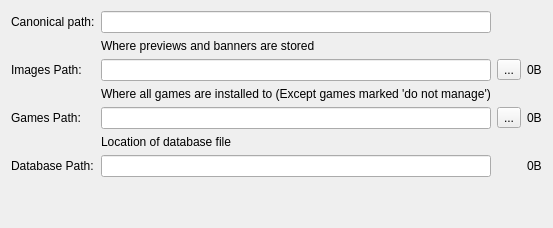
     <widget class="QWidget" name="settingsPaths">
      <layout class="QGridLayout" name="gridLayout_3">
       <item row="7" column="1">
        <widget class="QLineEdit" name="databasePath">
         <property name="sizePolicy">
          <sizepolicy hsizetype="Minimum" vsizetype="Fixed">
           <horstretch>0</horstretch>
           <verstretch>0</verstretch>
          </sizepolicy>
         </property>
         <property name="readOnly">
          <bool>true</bool>
         </property>
        </widget>
       </item>
       <item row="2" column="2">
        <widget class="QToolButton" name="setPreviewPath">
         <property name="sizePolicy">
          <sizepolicy hsizetype="Maximum" vsizetype="Fixed">
           <horstretch>0</horstretch>
           <verstretch>0</verstretch>
          </sizepolicy>
         </property>
         <property name="text">
          <string>...</string>
         </property>
        </widget>
       </item>
       <item row="4" column="0">
        <widget class="QLabel" name="label_2">
         <property name="sizePolicy">
          <sizepolicy hsizetype="Maximum" vsizetype="Preferred">
           <horstretch>0</horstretch>
           <verstretch>0</verstretch>
          </sizepolicy>
         </property>
         <property name="text">
          <string>Games Path:</string>
         </property>
        </widget>
       </item>
       <item row="4" column="3">
        <widget class="QLabel" name="gamesSizeLabel">
         <property name="sizePolicy">
          <sizepolicy hsizetype="Maximum" vsizetype="Preferred">
           <horstretch>0</horstretch>
           <verstretch>0</verstretch>
          </sizepolicy>
         </property>
         <property name="text">
          <string>0B</string>
         </property>
        </widget>
       </item>
       <item row="7" column="0">
        <widget class="QLabel" name="label_3">
         <property name="sizePolicy">
          <sizepolicy hsizetype="Maximum" vsizetype="Preferred">
           <horstretch>0</horstretch>
           <verstretch>0</verstretch>
          </sizepolicy>
         </property>
         <property name="text">
          <string>Database Path:</string>
         </property>
        </widget>
       </item>
       <item row="3" column="1">
        <widget class="QLabel" name="label_5">
         <property name="sizePolicy">
          <sizepolicy hsizetype="Preferred" vsizetype="Maximum">
           <horstretch>0</horstretch>
           <verstretch>0</verstretch>
          </sizepolicy>
         </property>
         <property name="text">
          <string>Where all games are installed to (Except games marked 'do not manage')</string>
         </property>
        </widget>
       </item>
       <item row="2" column="1">
        <widget class="QLineEdit" name="imagesPath">
         <property name="sizePolicy">
          <sizepolicy hsizetype="Minimum" vsizetype="Fixed">
           <horstretch>0</horstretch>
           <verstretch>0</verstretch>
          </sizepolicy>
         </property>
        </widget>
       </item>
       <item row="4" column="1">
        <widget class="QLineEdit" name="gamePath">
         <property name="sizePolicy">
          <sizepolicy hsizetype="Minimum" vsizetype="Fixed">
           <horstretch>0</horstretch>
           <verstretch>0</verstretch>
          </sizepolicy>
         </property>
        </widget>
       </item>
       <item row="2" column="3">
        <widget class="QLabel" name="imagesSizeLabel">
         <property name="sizePolicy">
          <sizepolicy hsizetype="Maximum" vsizetype="Preferred">
           <horstretch>0</horstretch>
           <verstretch>0</verstretch>
          </sizepolicy>
         </property>
         <property name="text">
          <string>0B</string>
         </property>
        </widget>
       </item>
       <item row="5" column="1">
        <widget class="QLabel" name="label_6">
         <property name="sizePolicy">
          <sizepolicy hsizetype="Preferred" vsizetype="Maximum">
           <horstretch>0</horstretch>
           <verstretch>0</verstretch>
          </sizepolicy>
         </property>
         <property name="text">
          <string>Location of database file</string>
         </property>
         <property name="textFormat">
          <enum>Qt::AutoText</enum>
         </property>
         <property name="margin">
          <number>0</number>
         </property>
         <property name="indent">
          <number>-1</number>
         </property>
        </widget>
       </item>
       <item row="1" column="1">
        <widget class="QLabel" name="label_4">
         <property name="sizePolicy">
          <sizepolicy hsizetype="Minimum" vsizetype="Maximum">
           <horstretch>0</horstretch>
           <verstretch>0</verstretch>
          </sizepolicy>
         </property>
         <property name="text">
          <string>Where previews and banners are stored</string>
         </property>
        </widget>
       </item>
       <item row="8" column="1">
        <spacer name="verticalSpacer">
         <property name="orientation">
          <enum>Qt::Vertical</enum>
         </property>
         <property name="sizeHint" stdset="0">
          <size>
           <width>20</width>
           <height>40</height>
          </size>
         </property>
        </spacer>
       </item>
       <item row="4" column="2">
        <widget class="QToolButton" name="setGamePath">
         <property name="sizePolicy">
          <sizepolicy hsizetype="Maximum" vsizetype="Fixed">
           <horstretch>0</horstretch>
           <verstretch>0</verstretch>
          </sizepolicy>
         </property>
         <property name="text">
          <string>...</string>
         </property>
        </widget>
       </item>
       <item row="2" column="0">
        <widget class="QLabel" name="label">
         <property name="sizePolicy">
          <sizepolicy hsizetype="Maximum" vsizetype="Preferred">
           <horstretch>0</horstretch>
           <verstretch>0</verstretch>
          </sizepolicy>
         </property>
         <property name="text">
          <string>Images Path:</string>
         </property>
        </widget>
       </item>
       <item row="0" column="0">
        <widget class="QLabel" name="canonicalPathLabel">
         <property name="text">
          <string>Canonical path:</string>
         </property>
        </widget>
       </item>
       <item row="0" column="1">
        <widget class="QLineEdit" name="canonicalPath">
         <property name="readOnly">
          <bool>true</bool>
         </property>
        </widget>
       </item>
       <item row="7" column="3">
        <widget class="QLabel" name="databaseSizeLabel">
         <property name="sizePolicy">
          <sizepolicy hsizetype="Maximum" vsizetype="Preferred">
           <horstretch>0</horstretch>
           <verstretch>0</verstretch>
          </sizepolicy>
         </property>
         <property name="text">
          <string>0B</string>
         </property>
        </widget>
       </item>
      </layout>
     </widget>
